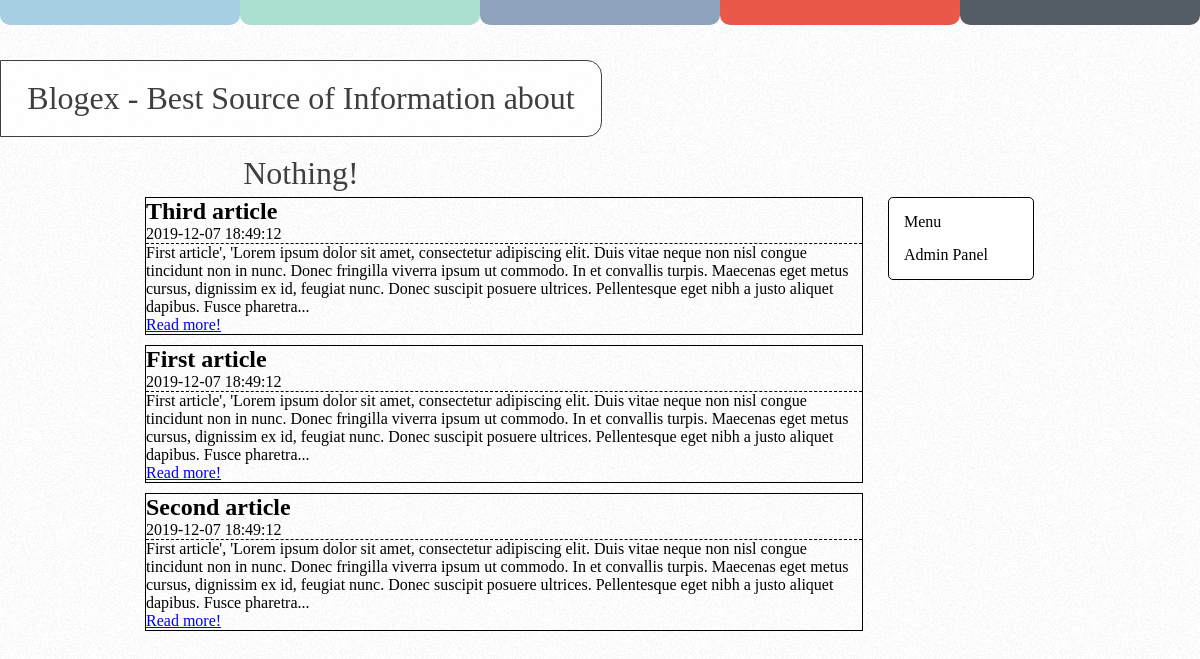
The page / on the database its author committed.
### tables this page shows
CREATE TABLE articles
(
    ID         int NOT NULL AUTO_INCREMENT,
    Title      varchar(255) CHARACTER SET 'utf8',
    Content    varchar(65534) CHARACTER SET 'utf8',
    Date       timestamp DEFAULT CURRENT_TIMESTAMP,
    UserID     int,
    CategoryID int,
    PRIMARY KEY (ID)
);

### nyxie/classes/view.php (called while the page is built, shortened)
<?php
class View
{
	public $view_vars = array();
	function assign($name, $value)
	{
	    $this->view_vars = array_merge($this->view_vars, [$name => $value]);
	}
	function display($file)
	{
		extract($this->view_vars);
		include(VIEWSPATH . $file);
	}
}

### nyxie/apps/controllers/blogcontroller.php (called while the page is built, shortened)
<?php
class BlogController extends Nyxie
{
    function index()
    {
        $article_model = new ArticleModel();
        $articles = $article_model->get_all();
        for ($i = 0; $i < count($articles); $i++) {
            $articles[$i]["Content"] = substr($articles[$i]["Content"], 0, 350) . "...";
        }
        $view = new View();
        $menu_links = [
            array("label" => "Main", "href" => ""),
            array("label" => "Admin Panel", "href" => "/adminpanel"),
            array("label" => "Categories", "href" => ""),
            array("label" => "About", "href" => ""),
            array("label" => "Contact", "href" => ""),
        ];
        $view->assign("content_file", "articles-container.php");
        $view->assign("articles", $articles);
        $view->assign("menu_links", $menu_links);
        $view->display("blog/main.php");
    }
}

### nyxie/nyxie.php (called while the page is built, shortened)
<?php
class Nyxie
{
    private $default_method = "index";
    function start()
    {
        $method_name = null;
        $request_url = ltrim($_SERVER["REQUEST_URI"], "/");
        $path_info = !strlen($request_url) ? [] : explode("/", $request_url);
        switch (count($path_info)) {
            default:
                $method_name = $this->default_method;
                break;
        }
        try {
            $controller = new $controller_class_name();
            $controller->$method_name();
        } catch (Exception $e) {
            throw new RuntimeException("Running controller method failed");
        }
        return true;
    }
    static function __autoload($class_name)
    {
        $class_name = strtolower($class_name);
    }
}

### index.php (called while the page is built, shortened)
<?php
require_once(NYXIEPATH . 'nyxie.php');
$nyxie = new Nyxie;
$nyxie->register_controller("blog", "BlogController", true);
$nyxie->register_controller("adminpanel", "AdminPanelController");
$nyxie->register_controller("auth", "AuthController");
$nyxie->register_controller("articles", "ArticleController");
$nyxie->protect_controller("adminpanel");
$nyxie->start();

### nyxie/apps/models/articlemodel.php (called while the page is built, shortened)
<?php
class ArticleModel
{
    public function __construct()
    {
        $this->db = new Database();
    }
    public function get_all()
    {
        return $this->db->query("select * from articles order by id desc");
    }
}
?>

### nyxie/classes/db_interfaces/mysql.php (called while the page is built, shortened)
<?php
class MySQL implements IDatabase
{
    protected $connection;
    public function connect($host, $user, $pass, $db_name)
    {
        $this->connection = new mysqli($host, $user, $pass, $db_name);
        $this->connection->autocommit(true);
    }
    function query($query)
    {
        $query_result = $this->connection->query($query);
        $return_result = null;
        if (is_bool($query_result)) {
            $return_result = $query_result;
        } else {
            $return_result = $query_result->fetch_all(MYSQLI_ASSOC);
        }
        return $return_result;
    }
}

### nyxie/classes/database.php (called while the page is built, shortened)
<?php
class Database
{
    private static $database_instance;
    static function set_type($interface)
    {
        Database::$database_instance = new $interface();
        Database::$database_instance->connect("localhost", "root", "", "blogex");
    }
    public function __call($name, $arguments)
    {
        return call_user_func_array([Database::$database_instance, $name], $arguments);
    }
}

### nyxie/apps/views/blog/articles-container.php (the view)
<div id="articles-list">
    <?php
    foreach ($articles as $article) {
        echo '
                <div class="article">
                    <div class="article-title">' . $article["Title"] . '</div>
                        <div class="article-description">
                            <div class="article-date">' . $article["Date"] . '</div>
                        </div>
                    <div class="article-brief">' . $article["Content"] . '</div>
                    <a href="/articles/?id=' . $article["ID"] . '">Read more!</a>
                </div>
                ';
    }
    ?>
</div>

### nyxie/apps/views/blog/styles/main.css (style rules this page uses)
* { margin: 0; padding: 0; }
body { background-image: url("/nyxie/apps/views/blog/assets/images/background.png"); }
#articles-list { margin: 25px; }
.article { border: 1px black solid; margin-bottom: 10px; }
.article-title { font-size: 1.5rem; font-weight: bold; }
.article-description { border-bottom: 1px #000000 dashed; }

### rows shown on the page
articles: Title "Third article", Date "2019-12-07 18:49:12", Content "First article', 'Lorem ipsum dolor sit amet, consectetur adipiscing elit. Duis vitae neque non nisl congue tincidunt non in nunc. Donec fringilla viverra ipsum ut commodo. In et convallis turpis. Maecenas eget metus cursus, dignissim ex id, feugiat nunc. Donec suscipit posuere ultrices. Pellentesque eget nibh a justo aliquet dapibus. Fusce pharetra..."
articles: Title "First article", Date "2019-12-07 18:49:12", Content "First article', 'Lorem ipsum dolor sit amet, consectetur adipiscing elit. Duis vitae neque non nisl congue tincidunt non in nunc. Donec fringilla viverra ipsum ut commodo. In et convallis turpis. Maecenas eget metus cursus, dignissim ex id, feugiat nunc. Donec suscipit posuere ultrices. Pellentesque eget nibh a justo aliquet dapibus. Fusce pharetra..."
articles: Title "Second article", Date "2019-12-07 18:49:12", Content "First article', 'Lorem ipsum dolor sit amet, consectetur adipiscing elit. Duis vitae neque non nisl congue tincidunt non in nunc. Donec fringilla viverra ipsum ut commodo. In et convallis turpis. Maecenas eget metus cursus, dignissim ex id, feugiat nunc. Donec suscipit posuere ultrices. Pellentesque eget nibh a justo aliquet dapibus. Fusce pharetra..."
